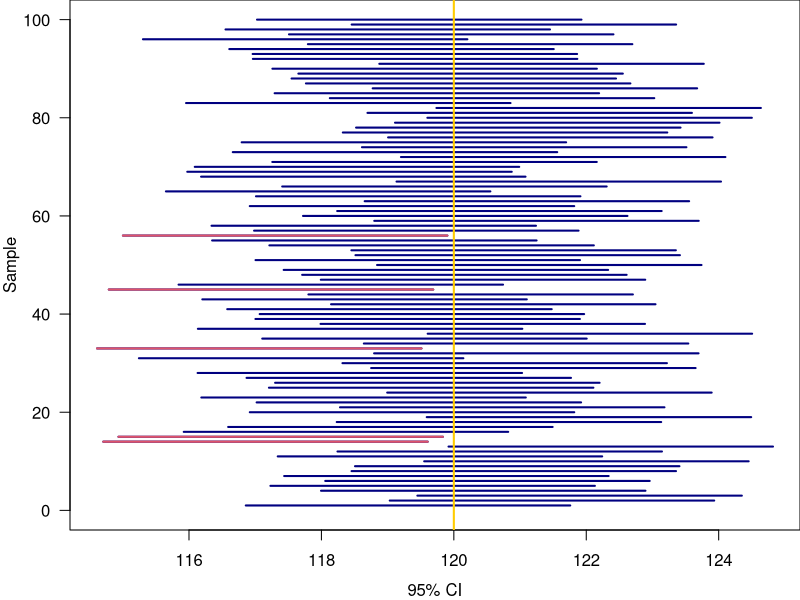

This chart was generated by the following R code:
## ----ci_normal, echo=TRUE, tidy=FALSE----------------------------
## save all information we have
alpha <- 0.05
n <- 16
x_bar <- 121.5
sig <- 5

## 95% CI
## z-critical value
(cri_z <- qnorm(p = alpha / 2, lower.tail = FALSE))  

## margin of error
(m_z <- cri_z * (sig / sqrt(n)))  

## 95% CI for mu when sigma is known
x_bar + c(-1, 1) * m_z  


## ----------------------------------------------------------------
#| eval: false
#| label: ci-mean-known-sig
#| echo: !expr c(-1)
par(mar = c(3.5, 3.5, 0, 0), mgp = c(2.5, 1, 0))
mu <- 120; sig <- 5
al <- 0.05; M <- 100; n <- 16

set.seed(2023)
x_rep <- replicate(M, rnorm(n, mu, sig))
xbar_rep <- apply(x_rep, 2, mean)
E <- qnorm(p = 1 - al / 2) * sig / sqrt(n)
ci_lwr <- xbar_rep - E
ci_upr <- xbar_rep + E

plot(NULL, xlim = range(c(ci_lwr, ci_upr)), ylim = c(0, 100),
     xlab = "95% CI", ylab = "Sample", las = 1)
mu_out <- (mu < ci_lwr | mu > ci_upr)
segments(x0 = ci_lwr, y0 = 1:M, x1 = ci_upr, col = "navy", lwd = 2)
segments(x0 = ci_lwr[mu_out], y0 = (1:M)[mu_out], x1 = ci_upr[mu_out],
         col = 2, lwd = 2)
abline(v = mu, col = "#FFCC00", lwd = 2)


## ----------------------------------------------------------------
#| echo: true
alpha <- 0.05
n <- 16
x_bar <- 121.5
s <- 5  ## sigma is unknown and s = 5

## t-critical value
(cri_t <- qt(p = alpha / 2, df = n - 1, lower.tail = FALSE)) 

## margin of error
(m_t <- cri_t * (s / sqrt(n)))  

## 95% CI for mu when sigma is unknown
x_bar + c(-1, 1) * m_t  

